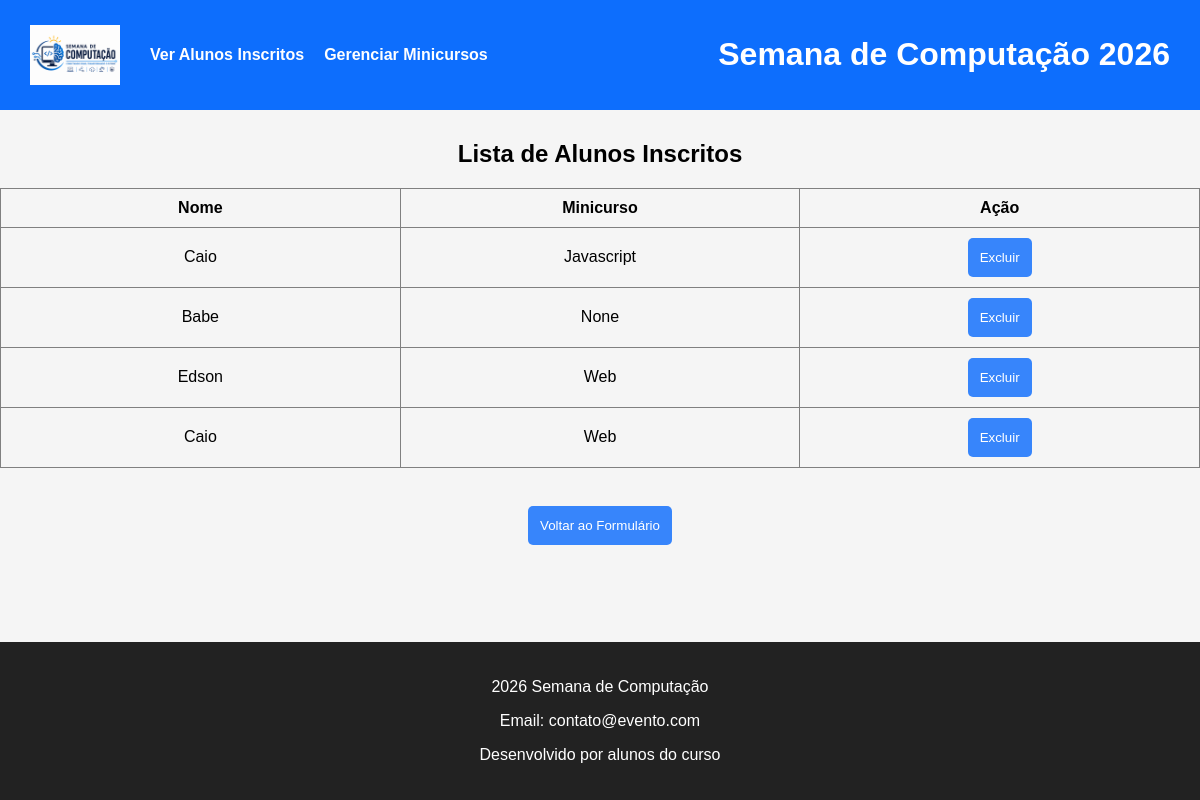
The app's page /inscritos, older data.
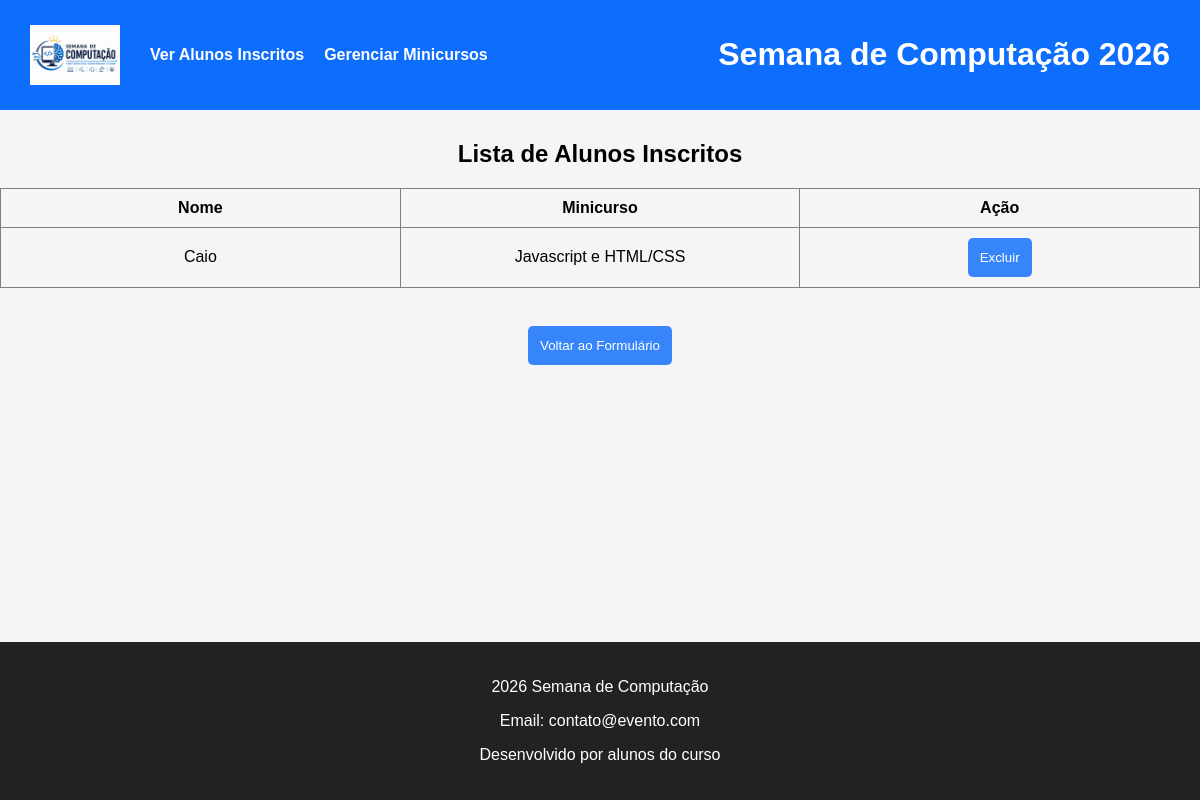
The same page, newer data.
### tables this page shows
CREATE TABLE inscritos (
            id INTEGER PRIMARY KEY AUTOINCREMENT,
            nome TEXT NOT NULL,
            minicurso_id INTEGER,
            FOREIGN KEY(minicurso_id) REFERENCES minicursos(id) ON DELETE CASCADE
        );

CREATE TABLE minicursos (
            id INTEGER PRIMARY KEY AUTOINCREMENT,
            nome TEXT NOT NULL UNIQUE
        );

### controllers/inscrito_controller.py (the view)
@inscrito_blueprint.route("/inscritos")
def listar_inscritos():
    lista = inscrito_dao.listar_todos()
    return render_template("inscritos.html", inscritos=lista)

### dao/inscrito_dao.py (called while the page is built)
    def listar_todos(self):
        conn = get_connection()
        cursor = conn.execute("""
            SELECT i.id, i.nome, i.minicurso_id, m.nome as minicurso_nome
            FROM inscritos i
            LEFT JOIN minicursos m ON i.minicurso_id = m.id
        """)
        rows = cursor.fetchall()
        conn.close()
        return [Inscrito(row['id'], row['nome'], row['minicurso_id'], row['minicurso_nome']) for row in rows]

### database.py (called while the page is built)
def get_connection():
    conn = sqlite3.connect(DATABASE_NAME)
    conn.execute("PRAGMA foreign_keys = ON;")
    conn.row_factory = sqlite3.Row
    return conn

### templates/inscritos.html (shortened to what this page needs)
{% extends "layout.html" %}
{% block body %}
<h2>Lista de Alunos Inscritos</h2>
<table border="1" aria-label="Alunos inscritos e seus respectivos minicursos">
    <thead>
        <tr>
            <th scope="col">Nome</th>
            <th scope="col">Minicurso</th>
            <th scope="col">Ação</th>
        </tr>
    </thead>
    <tbody>
        {% for inscrito in inscritos %}
        <tr>
            <td>{{ inscrito.nome }}</td>
            <td>{{ inscrito.minicurso_nome }}</td>
            <td>
                <form action="/excluir" method="post" style="display:inline;">
                    <button type="submit"
                        onclick="return confirm('Tem certeza que deseja excluir a inscrição de {{ inscrito.nome }}?')">Excluir</button>
                </form>
            </td>
        </tr>
        {% endfor %}
    </tbody>
</table>
<br>
<div class="button-container"><button><a href="/">Voltar ao Formulário</a></button></div>
{% endblock %}

### templates/layout.html (shortened to what this page needs)
<!DOCTYPE html>
<html lang="pt-br">
<head>
   <link rel="stylesheet" href="{{ url_for('static', filename='css/estilo.css') }}">
</head>
<body>
   <div class="container">
      <header>
         <div class="header-container">
            <img src="{{ url_for('static', filename='images/logo.png') }}" width="90"
               alt="Logo oficial da Semana de Computação">
            <nav class="menu-navegacao" aria-label="Menu principal do sistema">
               <a href="/inscritos" class="link-menu">Ver Alunos Inscritos</a>
               <a href="/minicursos" class="link-menu">Gerenciar Minicursos</a>
            </nav>
         </div>
         <h1>Semana de Computação 2026</h1>
      </header>
      <section>
         {% block body %}
         {% endblock %}
      </section>
      <footer>
         <p>2026 Semana de Computação</p>
         <p>Email: contato@evento.com</p>
         <p>Desenvolvido por alunos do curso</p>
      </footer>
   </div>
</body>
</html>

### static/css/estilo.css (style rules this page uses)
body { font-family: Arial, Helvetica, sans-serif; margin: 0; background-color: #f5f5f5; min-height: 100vh; }
header { display: flex; justify-content: space-between; align-items: center; background: #0d6efd; color: white; padding: 15px 30px; }
a { text-decoration: none; color: inherit; }
.container { display: flex; flex-direction: column; align-itens: center; gap: 10px; min-height: 100vh; }
.header-container { display: flex; gap: 30px; align-items: center; }
.menu-navegacao { display: flex; gap: 20px; }
.menu-navegacao a { color: #fff; font-weight: bold; }
.button-container { margin-top: 20px; display: flex; gap: 15px; justify-content: center; align-content: center; }
section { flex: 1; width: 100%; }
footer { background: #222; color: white; text-align: center; padding: 20px; margin-top: auto; }
table { width: 100%; border-collapse: collapse; table-layout: fixed; }
th, td { padding: 10px; text-align: center; width: 33.33%; overflow: hidden; text-overflow: ellipsis; white-space: nowrap; }
button { padding: 12px; background: #0d6dfdd0; color: white; border: none; border-radius: 5px; cursor: pointer; }
h2, p { text-align: center; }

Row changes from the older to the newer data that the page shows:
removed inscritos: nome "Babe", minicurso_nome "None"
removed inscritos: nome "Edson", minicurso_nome "Web"
removed inscritos: nome "Caio", minicurso_nome "Web"
changed through a linked row, inscritos "Caio": minicurso_nome "Javascript" → "Javascript e HTML/CSS"
